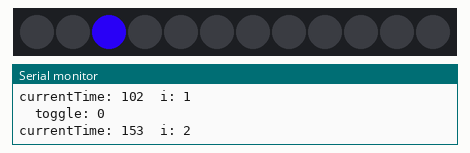
Simulated run of this sketch. Board: Arduino Uno, built with avr-gcc and run on an emulated ATmega328P. Shown: 12 RGB LEDs in strip order, left to right, the last lines printed to the serial monitor.

Above: at 0.16 s.
At 0.93 s:
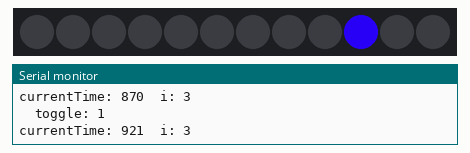

Measured:
- by itself, everything shown: repeats every 0.61 s, in 12 steps

The sketch:

22-LED-police.ino
```cpp
#include "MeAuriga.h"
#include "Wire.h"

// Tutmondaj variabloj
int Nled = 12;
MeRGBLed led(0, Nled);
int lastBlinkTime = 0;
int i = 0;
unsigned long currentTime;
int toggle;

void setup() {
  Serial.begin(9600);
  // efektivigita unufoje
  led.setpin(44);
  led.setColor(0, 0, 0, 0); // ekbrilo de la unua LED
}

void loop() {
  currentTime = millis() % 16384;

  // efektivigita en buklo ĉiun 200ms
  if (currentTime - lastBlinkTime > 50) {
    lastBlinkTime = currentTime;

    // malŝaltu la antaŭan LED
    led.setColor(0, 0, 0, 0);
    if (toggle==0){
    // sekva LED
    i = (i + 1) % (Nled/2);

    // ekbrilu la aktualan LED
    led.setColor(i+1, 37,0,224);
    }
    else {
    led.setColor(i+7, 37,0,224);
    }
    toggle=(toggle+1)%2;
    Serial.print("currentTime: ");
    Serial.print(currentTime);
    Serial.print("  i: ");
    Serial.println(i);
    Serial.print("  toggle: ");
    Serial.println(toggle);
  }

  // ĝisdatigu la LED-ojn
  led.show();
}
```
